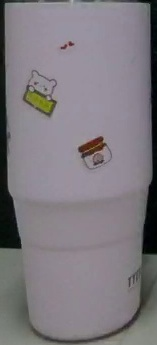
#> input picture image/template/use/long_template_new1_pic3_x_327_y_344_w_157_h_345.jpg, 157 x 345 px
$ python -i without_pid.py   (imports and definitions only)
#> lines starting #> are read from the running program, lines starting #| are printed output that depends on the picture; after the words box and inside, x2 and y2 are one past the last pixel; in counts of white or black regions, pixels touching at a corner belong together
import cv2
import numpy as np
import time
from robomaster import robot
from robomaster import camera
from robomaster import blaster

# --- คลาสสำหรับ Kalman Filter แบบ 1 มิติ ---
class SimpleKalmanFilter:
    # [10 lines left out: functions __init__, update, not called in this run]

    def predict(self):
        self.P = self.P + self.Q

    def get_state(self):
        return self.x

# --- ส่วนของฟังก์ชัน (ไม่มีการเปลี่ยนแปลง) ---
def create_pink_mask(img_rgb):
    img_bgr = cv2.cvtColor(img_rgb, cv2.COLOR_RGB2BGR)
#> img_bgr is the input picture: shape (345, 157, 3); mean B, G, R 127.1, 121.3, 126.3
    hsv = cv2.cvtColor(img_bgr, cv2.COLOR_BGR2HSV)
#> hsv: shape (345, 157, 3); mean H, S, V 123.8, 26.2, 129.4
    # ใช้ค่าเดิมตามโค้ดล่าสุดของคุณ
    lower_pink = np.array([120, 10, 100])
    upper_pink = np.array([170, 100, 200])
    mask = cv2.inRange(hsv, lower_pink, upper_pink)
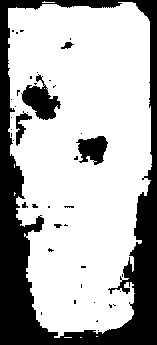
#> mask: shape (345, 157); 70.2% white; 42 black regions (35 under 20 px), largest, box (x1, y1, x2, y2) and area: (0, 0, 157, 345) 14195, (21, 74, 61, 120) 874, (76, 136, 108, 165) 603
    mask = cv2.medianBlur(mask, 5)
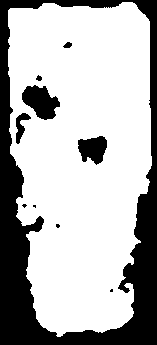
#> mask: shape (345, 157); 70.6% white; 10 black regions (4 under 20 px), largest, box (x1, y1, x2, y2) and area: (0, 0, 157, 345) 14214, (22, 85, 60, 120) 832, (78, 136, 107, 165) 592, (16, 113, 31, 144) 207, (63, 42, 72, 48) 38, (36, 75, 42, 81) 25
    kernel = np.ones((5, 5), np.uint8)
    mask = cv2.morphologyEx(mask, cv2.MORPH_CLOSE, kernel)
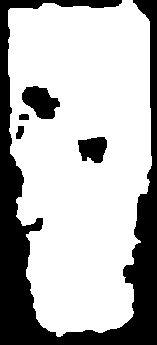
#> mask: shape (345, 157); 71.3% white; 5 black regions, box (x1, y1, x2, y2) and area: (0, 0, 157, 345) 14043, (22, 86, 60, 119) 810, (78, 137, 107, 163) 574, (16, 126, 24, 139) 79, (19, 114, 29, 120) 57
    return mask

# [222 lines left out: functions match_template_masked, calculate_iou, advanced_prioritized_nms, main, not called in this run]

# [2 lines not run here, left out]

>>> import cv2
>>> picture = cv2.cvtColor(cv2.imread('../../../image/template/use/long_template_new1_pic3_x_327_y_344_w_157_h_345.jpg'), cv2.COLOR_BGR2RGB)
>>> result = create_pink_mask(picture)
